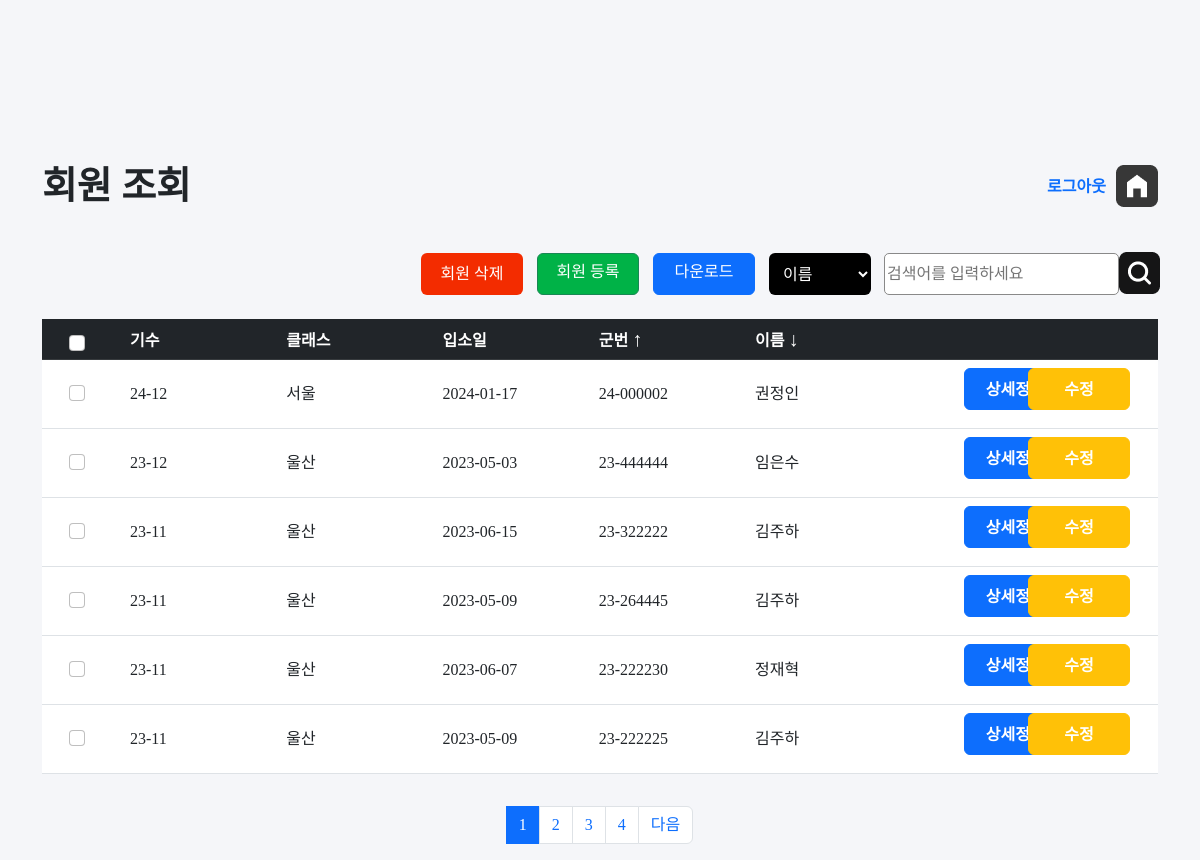
/jangseong/sort2.php (signed in), run on the app's committed database.
### tables this page shows
CREATE TABLE `member` (
  `id` int(11) NOT NULL,
  `num` varchar(10) NOT NULL,
  `class` varchar(10) NOT NULL,
  `date` date NOT NULL,
  `memID` varchar(20) NOT NULL,
  `name` varchar(20) NOT NULL,
  `password` varchar(20) NOT NULL
);

### jangseong/sort2.php (the view, shortened to what this page needs)
<?php
require 'config.php';
if(!isset($_SESSION["login"]))
{
    echo "
    <div id='messagebox'>
    <script>
    alert('관리자 권한이 없는 계정입니다!');
    window.location.assign('index.php');
    </script>
    </div>
    ";
}
else{
?>
<!DOCTYPE html>
<html lang="en">
<head>
    <link rel="stylesheet" href="style.css">
    <link rel="stylesheet" href="src/bootstrap.min.css">
    <link rel="stylesheet" href="src/style.css">
</head>
<body>
    <div class="container"  >
        <div id="top">
            <h2>회원 조회</h2>
            <div id="top-right">
                <div class="btnlogout">
                    <a id="home" href="list.php">
                        <img src="imgs/home.png">
                    </a>
                    <a id="logtext" href="#" onclick="showMessageBox()">로그아웃</a>
                </div>
            </div>
        </div>
    </div>
    <div class="container" >
        <div id="listaction">
            <div id="right">
                <div id="btnaction">
                    <button type="button" id="btndelete" class="btn" onclick="checkCheckbox()">회원 삭제</button>
                    <a href="add.php" type="button" id="btnadd" class="btn btn-success">회원 등록 </a>
                    <a href="export.php" class="btn btn-primary" id="btndownload">다운로드</a>
                </div>
                <form action="search.php" method="post">
                    <select name="searchoption" id="searchoption">
                        <option value ="name">이름</option>
                    </select>
                    <button id="btnSearch" type="submit"><img src="imgs/search.png"></button>
                    <input type="text" id="txtSearch" placeholder="검색어를 입력하세요" name="txtsearch" required >
                </form>
            </div>
        </div>
    </div>
    <div class="container ">
        <div id="main">
            <form method="get" action="delete.php" name="listmember">
            <table class="table">
                <thead class="table-dark">
                <tr>
                    <th  class="text-center firstcol"  ><input class="form-check-input checklist" type="checkbox" id="myCheck" onclick="checkall()" style="position:relative; left:-5px; "></th>
                    <th class="listcol">기수</th>
                    <th class="listcol">클래스</th>
                    <th class="listcol">입소일</th>
                    <th class="listcol">군번
                        <?php
                            if(!isset($_GET["act"])){
                                $sort ="";
                            }
                            else{
                            $sort = $_GET["act"];
                            }
                            if($sort=="a"){
                                echo "<a href='sort2.php?act=b' class='btnsort'>&#8595; </a> ";
                            }
                            else{
                                echo "<a href='sort2.php?act=a' class='btnsort'>&#8593; </a> ";
                            }
                        ?>
                    </th>
                    <th class="listcol">이름 <a href="sort.php?act=a" class="btnsort">&#8595;</a> </th>
                    <th >&nbsp;</th>
                </tr>
                </thead>
                <tbody>
                <?php
                    $per_page_record = 6;
                    if (isset($_GET["page"])) {
                        $page  = $_GET["page"];
                    }
                    else {
                        $page=1;
                    }
                    $start_from = ($page-1) * $per_page_record;
                    if($sort=="a"){
                        $sql = "SELECT * FROM member  ORDER BY memID  ASC LIMIT $start_from, $per_page_record ";
                    }
                    else{
                        $sql = "SELECT * FROM member  ORDER BY memID DESC LIMIT $start_from, $per_page_record ";
                    }
                    $result = $conn->query($sql);
                    if ($result->num_rows > 0) {
                    $num = 0;
                    while($row = $result->fetch_assoc()) {
                        $memberID=$row['id'];
                ?>
                <tr>
                    <td class="text-center" > <input class="form-check-input justify-content-center checkitem"  style="position:relative; left:-5px; "  type="checkbox" id="myCheck<?php  echo $num;?>" name="mem[]" value="<?php echo $row['id'];?>"></td>
                    <td><?php echo $row['num']; ?></td>
                    <td><?php echo $row['class']; ?></td>
                    <td><?php echo $row['date']; ?></td>
                    <td><?php echo $row['memID']; ?></td>
                    <td><?php echo $row['name']; ?></td>
                    <td id="cot" ><a href="view.php?memID=<?php echo $row['memID']; ?>" class="btn btn-primary btnfix" style="position:relative; left:53px;" >상세정보</a> <a href="edit.php?id=<?php echo $memberID ?>" class="btn btn-warning btnfix" style="color:white; float:right; margin-right:20px; position:relative; " >수정</a></td>
             </tr>
                <?php
                    $num+=1;
                }
                } else {
                echo "0 results";
                }
                ?>
                </tbody>
            </table>
            </form>
        </div>
    </div>
    <div    class="container">
        <ul class="pagination  justify-content-center"  >
            <?php
                $query = "SELECT COUNT(*) FROM member ORDER BY id";
                $rs_result = mysqli_query($conn, $query);
                $row = mysqli_fetch_row($rs_result);
                $total_records = $row[0];
                $total_pages = ceil($total_records / $per_page_record);
                $pagLink = "";
                for ($i=1; $i<=$total_pages; $i++) {
                    if ($i == $page) {
                        if($sort=="a"){
                            $pagLink .= "<li class='page-item active'><a class = 'page-link' href='sort2.php?page=".$i."&act=a'>".$i." </a></li>";
                        }
                        else{
                            $pagLink .= "<li class='page-item active'><a class = 'page-link' href='sort2.php?page=".$i."&act=b'>".$i." </a></li>";
                        }
                    }
                    else  {
                        if($sort=="a"){
                            $pagLink .= "<li class='page-item '><a class='page-link' href='sort2.php?page=".$i."&act=a'> ".$i." </a></li>";
                        }
                        else{
                            $pagLink .= "<li class='page-item '><a class='page-link' href='sort2.php?page=".$i."&act=b'> ".$i." </a></li>";
                        }
                    }
                }
                echo $pagLink;
                if($page<$total_pages){
                    if($sort=="a"){
                        echo "<li class='page-item'><a class='page-link' href='sort2.php?page=".($page+1)."&act=a'>  다음 </a></li>";
                    }
                    else{
                        echo "<li class='page-item'><a class='page-link' href='sort2.php?page=".($page+1)."&act=b'>  다음 </a></li>";
                    }
                }
                ?>
        </ul>
    </div>
</body>
</html>
<?php
}
?>

### jangseong/src/style.css (style rules this page uses)
* { margin: 0; }
body { background: #F5F6F9; font-family: 'Pretendard'; line-height: 24px !important; font-size: 16px !important; }
#top { width: 100%; height: 53px; margin-top: 160px; }
h2 { width: 500px; float: left; font-size: 37.9px; font-weight: 700; line-height: 53.06px; font-family: 'Pretendard'; padding-bottom: 32px; }
#home { float: right; margin-top: 5px; }
#home img { width: 42px; }
#logtext { line-height: 53px; float: right; margin-right: 10px; font-weight: bold; }
button { font-size: 16px !important; line-height: 150%; margin: 0px; }
.btnfix { width: 102px; height: 42px; font-size: 16px; font-weight: 600; line-height: 30px; }
#listaction { width: 100%; height: 42px; margin-top: 32px; }
#right { float: right; margin-bottom: 10px; }
#top-right { width: 200px; float: right; }
#btnaction { float: left; margin-right: 12px; }
#btndelete { background: #F32C00; color: #fff; width: 102px; height: 42px; margin-right: 10px; }
#btnadd { background: #00B247; width: 102px; height: 42px; margin-right: 10px; }
#btndownload { margin-right: 2px; width: 102px; height: 42px; }
#btnSearch { border: 0px; background: none; cursor: pointer; height: 40px; width: 40px; float: right; }
#btnSearch img { width: 41px; height: 42; position: relative; top: -2px; left: -5px; }
#right form { float: right; }
#searchoption { background: #000; width: 102px; height: 42px; border-radius: 6px; float: left; margin-right: 12px; padding-right: 25px; }
#txtSearch { width: 235px; height: 42px; border: 1px #898989 solid; float: right; border-radius: 5px; position: relative; left: 1px; }
#right form select { color: #fff; border: 0px; height: 42px; padding: 0px 10px; }
#main { width: 100%; margin-top: 32px; margin-bottom: 32px; }
.firstcol { width: 80px; background: #00B247; }
tbody tr { line-height: 52px; }
a { text-decoration: none; }
table { font-size: 16px; }
tr { background: #fff; }
.listcol { width: 14%; }
.checklist { position: relative; left: -20px; }
.checkitem { position: relative; top: 13px; left: -20px; }
.btnsort { font-weight: bold; width: 50px; color: #fff; font-size: 20px; }
.listcol a { color: white; }
.page-item { z-index: 10 !important; }

### data on the page
member: num "24-12", class "서울", date "2024-01-17", memID "24-000002", name "권정인"
member: num "23-12", class "울산", date "2023-05-03", memID "23-444444", name "임은수"
member: num "23-11", class "울산", date "2023-06-15", memID "23-322222", name "김주하"
member: num "23-11", class "울산", date "2023-05-09", memID "23-264445", name "김주하"
member: num "23-11", class "울산", date "2023-06-07", memID "23-222230", name "정재혁"
member: num "23-11", class "울산", date "2023-05-09", memID "23-222225", name "김주하"
